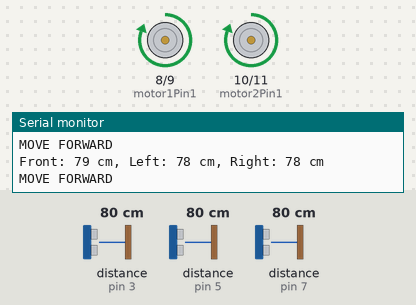
This sketch was run on a simulated Arduino Uno, built with avr-gcc and run on an emulated ATmega328P. Parts: motor-driver pin pairs drawn as motors (green arrow = first pin HIGH = forward, orange = second pin HIGH = backward, longer = more drive), the last lines printed to the serial monitor. Wiring (inferred from the names in the program): 3 × ultrasonic range finder: trigger pin 2, echo pin 3 / trigger pin 4, echo pin 5 / trigger pin 6, echo pin 7. The inputs (shaded band) are chosen by the test bench; at power-on: distance to the obstacle (sensors on pin 7, pin 3, pin 5) 80 cm. The echo pulse lasts 58.3 µs per cm.

Above: at 1.8 s.
1.9 s: distance to the obstacle (sensor on pin 7) set to 33 cm
4.2 s: distance to the obstacle (sensor on pin 7) set to 29 cm
At 6.5 s:
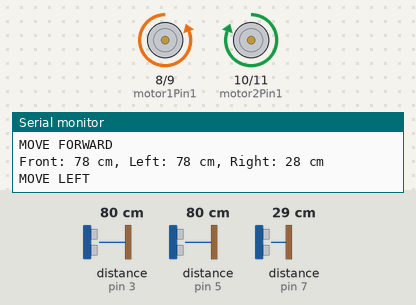
7.6 s: distance to the obstacle (sensor on pin 7) set to 35 cm
At 9.0 s:
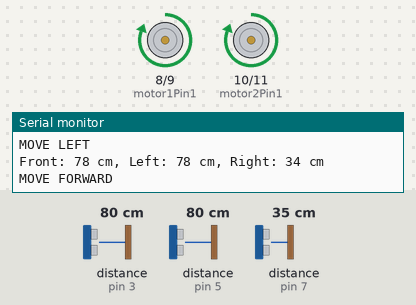
9.6 s: distance to the obstacle (sensor on pin 7) set to 18 cm
At 11.5 s:
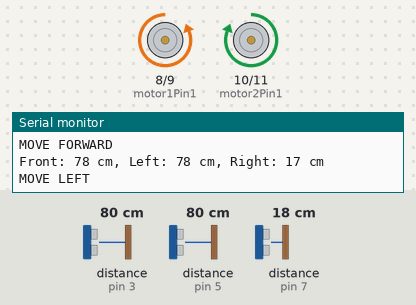
Timing chart, 0 to 13.0 s (numbered marks = the images above; inputs shaded):
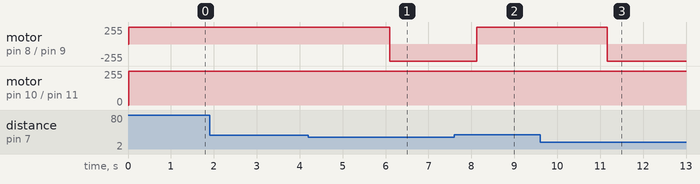

Measured:
- the behaviour switches between 32 and 31 cm on distance to the obstacle (sensor on pin 7) (found by bisection; images 0 and 1)
- after the input at 4.2 s, motor on pin 8 (motor1Pin1) / pin 9 (motor1Pin2): forward 255/255 → backward 255/255 after 1.9 s
- after the input at 7.6 s, motor on pin 8 (motor1Pin1) / pin 9 (motor1Pin2): backward 255/255 → forward 255/255 after 0.53 s
- after the input at 9.6 s, motor on pin 8 (motor1Pin1) / pin 9 (motor1Pin2): forward 255/255 → backward 255/255 after 1.6 s

The sketch:

boat_v2.ino
```cpp
// Pin definitions
#define trigPinFront 2
#define echoPinFront 3

#define trigPinLeft 4
#define echoPinLeft 5

#define trigPinRight 6
#define echoPinRight 7


#define motor1Pin1 8
#define motor1Pin2 9

#define motor2Pin1 10
#define motor2Pin2 11


// Constants
#define SAFE_DISTANCE 30  // Minimum distance in cm to consider safe


// Function to measure distance from the ultrasonic sensor
long measureDistance(int trigPin, int echoPin)
{
  digitalWrite(trigPin, LOW);
  delayMicroseconds(2);
  digitalWrite(trigPin, HIGH);
  delayMicroseconds(10);
  digitalWrite(trigPin, LOW);
  long duration = pulseIn(echoPin, HIGH);
  long distance = (duration * 0.034) / 2;
  return distance;
}


// Function to move the boat forward
void moveForward()

{
  digitalWrite(motor1Pin1, HIGH);
  digitalWrite(motor1Pin2, LOW);
  digitalWrite(motor2Pin1, HIGH);
  digitalWrite(motor2Pin2, LOW);
  Serial.println("MOVE FORWARD");
}


// Function to turn the boat left
void turnLeft()
{
  digitalWrite(motor1Pin1, LOW);
  digitalWrite(motor1Pin2, HIGH);
  digitalWrite(motor2Pin1, HIGH);
  digitalWrite(motor2Pin2, LOW);
  Serial.println("MOVE LEFT");
}


// Function to turn the boat right
void turnRight()
{
  digitalWrite(motor1Pin1, HIGH);
  digitalWrite(motor1Pin2, LOW);
  digitalWrite(motor2Pin1, LOW);
  digitalWrite(motor2Pin2, HIGH);
  Serial.println("MOVE RIGHT");
}


// Function to stop the boat
void stopBoat()
{
  digitalWrite(motor1Pin1, LOW);
  digitalWrite(motor1Pin2, LOW);
  digitalWrite(motor2Pin1, LOW);
  digitalWrite(motor2Pin2, LOW);
  Serial.println("!!!STOP!!!");
}


void setup()
{
  // Initializing sensors pins
  pinMode(trigPinFront, OUTPUT);
  pinMode(echoPinFront, INPUT);
  pinMode(trigPinLeft, OUTPUT);
  pinMode(echoPinLeft, INPUT);
  pinMode(trigPinRight, OUTPUT);
  pinMode(echoPinRight, INPUT);

  pinMode(motor1Pin1, OUTPUT);
  pinMode(motor1Pin2, OUTPUT);
  pinMode(motor2Pin1, OUTPUT);
  pinMode(motor2Pin2, OUTPUT);

  Serial.begin(9600);
}


void loop()
{
  // Measure distances
  long distanceFront = measureDistance(trigPinFront, echoPinFront);
  long distanceLeft = measureDistance(trigPinLeft, echoPinLeft);
  long distanceRight = measureDistance(trigPinRight, echoPinRight);

  // Display distances on Serial Monitor
  Serial.print("Front: ");
  Serial.print(distanceFront);
  Serial.print(" cm, Left: ");
  Serial.print(distanceLeft);
  Serial.print(" cm, Right: ");
  Serial.print(distanceRight);
  Serial.println(" cm");


  // Conditions for Boat Operations
  if (distanceFront > SAFE_DISTANCE && distanceLeft > SAFE_DISTANCE && distanceRight > SAFE_DISTANCE)
  {
    moveForward();
  }


  //front obstacle
  else if (distanceFront <= SAFE_DISTANCE && distanceLeft > SAFE_DISTANCE && distanceRight > SAFE_DISTANCE)
  {
    if (distanceLeft > distanceRight)
    {
      turnLeft();
    }
    else
    {
      turnRight();
    }
  }


  //left obstacle
  else if (distanceFront > SAFE_DISTANCE && distanceLeft <= SAFE_DISTANCE && distanceRight > SAFE_DISTANCE)
  {
    if (distanceFront > distanceRight)
    {
      moveForward();
    }
    else
    {
      turnRight();
    }
  }


  //right obstacle
  else if (distanceFront > SAFE_DISTANCE && distanceLeft > SAFE_DISTANCE && distanceRight <= SAFE_DISTANCE)
  {
    if (distanceFront > distanceLeft)
    {
      moveForward();
    }
    else
    {
      turnLeft();
    }
  }


  //front and left obstacles
  else if (distanceFront <= SAFE_DISTANCE && distanceLeft <= SAFE_DISTANCE && distanceRight > SAFE_DISTANCE)
  {
    turnRight();
  }


  //front and right obstacles
  else if (distanceFront <= SAFE_DISTANCE && distanceLeft > SAFE_DISTANCE && distanceRight <= SAFE_DISTANCE)
  {
    turnLeft();
  }


  //left and right obstacles
  else if (distanceFront > SAFE_DISTANCE && distanceLeft <= SAFE_DISTANCE && distanceRight <= SAFE_DISTANCE)
  {
    moveForward();
  }


  //all three sided obstacles
  else if (distanceFront <= SAFE_DISTANCE && distanceLeft <= SAFE_DISTANCE && distanceRight <= SAFE_DISTANCE)
  {
    stopBoat();
  }

  delay(1000); // Small delay for stability
  Serial.println("");
}
```
